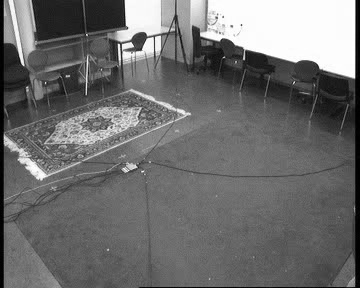
#> input picture overlap_det/0.jpg, 360 x 288 px
$ python coner_trans.py   (older library calls are emulated)
#> lines starting #> are read from the running program, lines starting #| are printed output that depends on the picture; long printed decimals are rounded
import cv2
import numpy as np
from numpy.linalg import inv
from scipy.spatial import distance
from pylab import *
from scipy import signal
from scipy import *
import numpy as np
from PIL import Image
import skimage
from skimage.transform import SimilarityTransform, warp
import matplotlib.pyplot as plt
import matplotlib
from matplotlib.patches import Polygon
from matplotlib.collections import PatchCollection


def warp_images(image, transform):
	r, c = image.shape[:2]
	# Note that transformations take coordinates in (x, y) format,
	# not (row, column), in order to be consistent with most literature
	corners = np.array([[0, 0],
						[0, r],
						[c, r],
						[c, 0]]).astype(np.float)

	warped_corners = transform(corners)

	return warped_corners


if __name__ == '__main__' :

	h0 = np.array([[0.176138, 0.647589,    -63.412272],
				  [-0.180912,   0.622446,    -0.125533],
				  [-0.000002,   0.001756,    0.102316]])

	h1 = np.array([[0.177291,    0.004724,    31.224545],
				   [0.169895,   0.661935,    -79.781865],
				   [-0.000028,    0.001888,    0.054634]])

	h2 = np.array([[-0.118791,	0.077787,	64.819189],
				   [0.133127,	0.069884,	15.832922],
				   [-0.000001,	0.002045,	-0.057759]])

	h3 = np.array([[-0.142865,	0.553150,	-17.395045],
				   [-0.125726,	0.039770,	75.937144],
				   [-0.000011,	0.001780,	0.015675]])

	inv_h0 = np.linalg.inv(h0)
	inv_h1 = np.linalg.inv(h1)
	inv_h2 = np.linalg.inv(h2)
	inv_h3 = np.linalg.inv(h3)


	im_0 = np.asarray(Image.open('0.jpg').convert("L"), dtype = np.float)
	im_1 = np.asarray(Image.open('1.jpg').convert("L"), dtype = np.float)
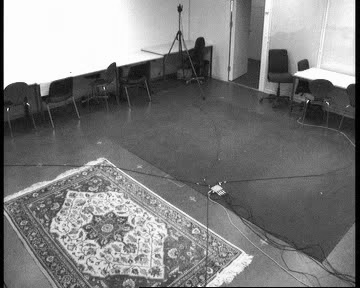
#> input picture overlap_det/1.jpg, 360 x 288 px
	im_2 = np.asarray(Image.open('2.jpg').convert("L"), dtype = np.float)
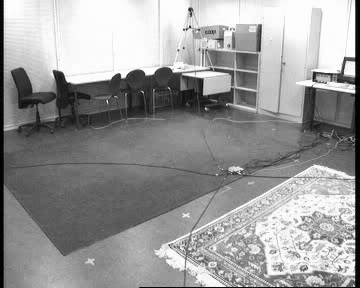
#> input picture overlap_det/2.jpg, 360 x 288 px
	im_3 = np.asarray(Image.open('3.jpg').convert("L"), dtype = np.float)
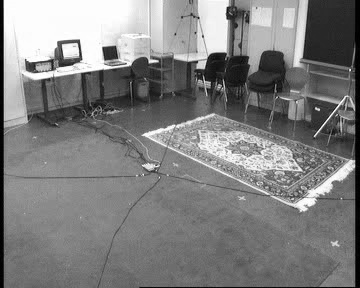
#> input picture overlap_det/3.jpg, 360 x 288 px

	transform0 = skimage.transform.ProjectiveTransform(np.matmul(inv_h0, h0))
	transform1 = skimage.transform.ProjectiveTransform(np.matmul(inv_h0, h1))
	transform2 = skimage.transform.ProjectiveTransform(np.matmul(inv_h0, h2))
	transform3 = skimage.transform.ProjectiveTransform(np.matmul(inv_h0, h3))

	coners_0 = warp_images(im_0, transform0)
#> coners_0 = [[-1.71e-14, -1.04e-14], [-2e-13, 288], [360, 288], [360, -4.82e-15]]
	coners_1 = warp_images(im_1, transform1)
#> coners_1 = [[671.2, -8.13], [65.55, 104], [-24.62, 234.9], [-784.8, -136.6]]
	coners_2 = warp_images(im_2, transform2)
#> coners_2 = [[24.52, -21.26], [246.1, 102.4], [110.3, 105], [305.4, -22.05]]
	coners_3 = warp_images(im_3, transform3)
#> coners_3 = [[962.5, -83.78], [300.6, 214.9], [245.5, 109.5], [-629.5, -39.6]]

	print (coners_0)
#| [[-1.70840317e-14 -1.03570603e-14]
#|  [-2.00435843e-13  2.88000000e+02]
#|  [ 3.60000000e+02  2.88000000e+02]
#|  [ 3.60000000e+02 -4.81679073e-15]]
	print (coners_1)
#| [[ 671.225   -8.125]
#|  [  65.553  104.047]
#|  [ -24.617  234.908]
#|  [-784.832 -136.603]]
	print (coners_2)
#| [[ 24.523 -21.264]
#|  [246.145 102.366]
#|  [110.276 104.967]
#|  [305.385 -22.050]]
	print (coners_3)
#| [[ 962.502  -83.785]
#|  [ 300.564  214.852]
#|  [ 245.503  109.526]
#|  [-629.536  -39.603]]

	fig, ax = plt.subplots()
	patches = []

	for shape in [coners_0, coners_1, coners_2, coners_3]:
#> (the run stopped early here; a loop or call above may not have finished)
